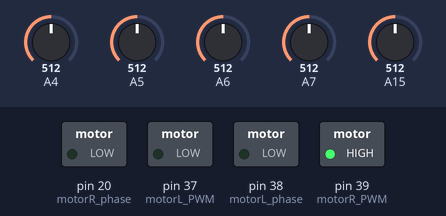
A sketch run on a simulated Arduino Mega 2560, built with avr-gcc and run on an emulated ATmega2560. Shown: switched loads named in the sketch (green lamp = pin HIGH). Inputs (shaded band) come from the test bench; at power-on: A7 = 512, A4 = 512, A5 = 512, A6 = 512, A15 = 512. What the sketch prints to the serial monitor is not drawn.

Above: at 1.2 s.
1.3 s: A7 set to 949
4.3 s: A7 set to 970
5.8 s: A4 set to 483
7.3 s: A4 set to 448
Timing chart, 0 to 10.3 s (numbered marks = the images above; inputs shaded):
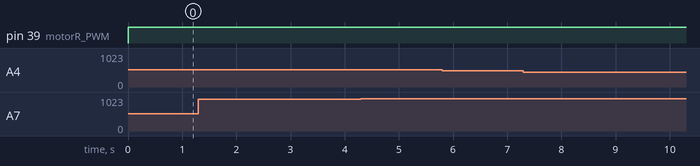

The sketch:

line_following_pid_with_return_to_line.ino
```cpp
int AnalogValue[5] = {0, 0, 0, 0, 0};
int AnalogValueMinus[5] = {0, 0, 0, 0, 0};
int AnalogPin[5] = {4, 5, 6, 7, 15};

int motorL_PWM = 37;
int motorL_phase = 38;
int motorR_PWM = 39;
int motorR_phase = 20;

float Kp = 200;
float Ki = 0.01;
float Kd = 0.01;

float position;
float error;
float integral = 0;
float derivative;
float correction;
float lastError = 0;

int MAX_SPEED = 255;
int BASE_SPEED = 150;

void setMotorSpeed(int leftSpeed, int rightSpeed) {
  analogWrite(motorR_PWM, constrain(rightSpeed, 0, MAX_SPEED));
  analogWrite(motorL_PWM, constrain(leftSpeed, 0, MAX_SPEED));
}

void lineFollowPID() {
  digitalWrite(motorR_phase, LOW);
  digitalWrite(motorL_phase, LOW);

  int totalValue = 0;
  int weightedSum = 0;

  for (int i = 0; i < 5; i++) {
    AnalogValue[i] = analogRead(AnalogPin[i]);
    AnalogValueMinus[i] = 5000 - AnalogValue[i];
    totalValue += AnalogValueMinus[i];
    weightedSum += AnalogValueMinus[i] * (i + 1);
  }

  position = (totalValue > 0) ? (float)weightedSum / totalValue : 3;
  error = position - 3.0;
  integral += error;
  derivative = error - lastError;
  correction = (Kp * error) + (Ki * integral) + (Kd * derivative);
  lastError = error;

  int leftSpeed = BASE_SPEED + correction;
  int rightSpeed = BASE_SPEED - correction;
  setMotorSpeed(leftSpeed, rightSpeed);
}

void debugPID() {
  for (int i = 0; i < 5; i++) {
    Serial.print(AnalogValueMinus[i]);
    Serial.print(" ");
  }
  Serial.print(" Position: ");
  Serial.print(position);
  Serial.print(" Error: ");
  Serial.print(error);
  Serial.print(" Correction: ");
  Serial.println(correction);
}

void setup() {
  for (int i = 0; i < 5; i++) {
    pinMode(AnalogPin[i], INPUT);
  }
  pinMode(motorR_PWM, OUTPUT);
  pinMode(motorR_phase, OUTPUT);
  pinMode(motorL_PWM, OUTPUT);
  pinMode(motorL_phase, OUTPUT);
  Serial.begin(9600);
}

void loop() {
  bool lineDetected = false;

  for (int i = 0; i < 5; i++) {
    AnalogValue[i] = analogRead(AnalogPin[i]);
    AnalogValueMinus[i] = 5000 - AnalogValue[i];
    if (AnalogValueMinus[i] > 3000) {
      lineDetected = true;
      break;
    }
    else {
      lineDetected = false;
    }
  }

  if (lineDetected) {
    lineFollowPID();
  } else {
    digitalWrite(motorR_phase, HIGH);
    digitalWrite(motorL_phase, HIGH);
    setMotorSpeed(100, 100);
    delay(500);
    setMotorSpeed(0, 0);
    delay(200);
  }

  debugPID();
  delay(2);
}
```

Measured:
- after the input at 1.3 s, every drawn part: stays the same
- after the input at 4.3 s, every drawn part: stays the same
- after the input at 5.8 s, every drawn part: stays the same
- after the input at 7.3 s, every drawn part: stays the same
